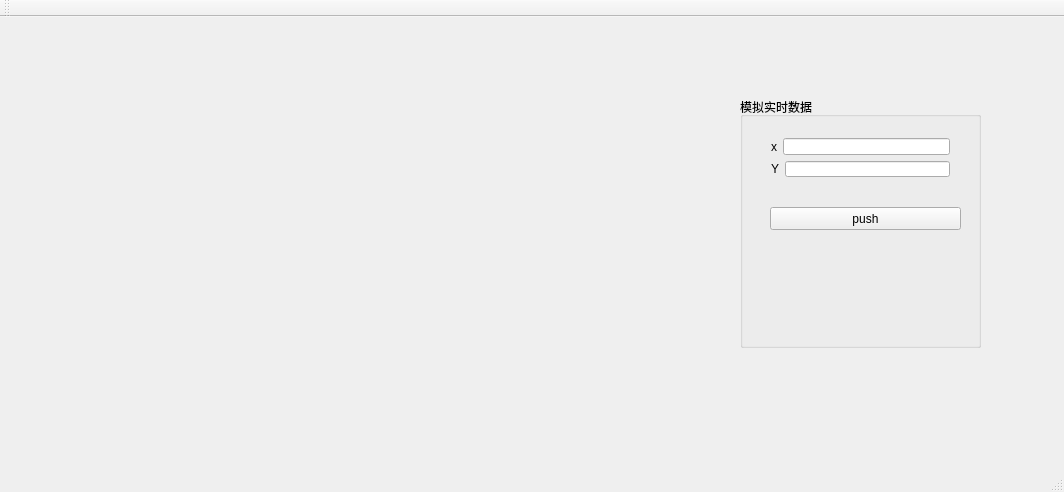
<?xml version="1.0" encoding="UTF-8"?>
<ui version="4.0">
 <class>MainWindow</class>
 <widget class="QMainWindow" name="MainWindow">
  <property name="geometry">
   <rect>
    <x>0</x>
    <y>0</y>
    <width>1064</width>
    <height>492</height>
   </rect>
  </property>
  <property name="windowTitle">
   <string>MainWindow</string>
  </property>
  <widget class="QWidget" name="centralWidget">
   <widget class="QCustomPlot" name="widget" native="true">
    <property name="geometry">
     <rect>
      <x>110</x>
      <y>50</y>
      <width>581</width>
      <height>301</height>
     </rect>
    </property>
   </widget>
   <widget class="QGroupBox" name="groupBox">
    <property name="geometry">
     <rect>
      <x>740</x>
      <y>80</y>
      <width>241</width>
      <height>251</height>
     </rect>
    </property>
    <property name="title">
     <string>模拟实时数据</string>
    </property>
    <widget class="QPushButton" name="pushButton">
     <property name="geometry">
      <rect>
       <x>30</x>
       <y>110</y>
       <width>191</width>
       <height>23</height>
      </rect>
     </property>
     <property name="text">
      <string>push</string>
     </property>
    </widget>
    <widget class="QWidget" name="">
     <property name="geometry">
      <rect>
       <x>20</x>
       <y>30</y>
       <width>201</width>
       <height>61</height>
      </rect>
     </property>
     <layout class="QVBoxLayout" name="verticalLayout">
      <item>
       <layout class="QFormLayout" name="formLayout_2">
        <item row="0" column="0">
         <widget class="QLabel" name="LabelX">
          <property name="styleSheet">
           <string notr="true">font: 14pt &quot;黑体&quot;;</string>
          </property>
          <property name="text">
           <string>x</string>
          </property>
         </widget>
        </item>
        <item row="0" column="1">
         <widget class="QLineEdit" name="LineX"/>
        </item>
       </layout>
      </item>
      <item>
       <layout class="QFormLayout" name="formLayout">
        <item row="0" column="0">
         <widget class="QLabel" name="LabelY">
          <property name="styleSheet">
           <string notr="true">font: 14pt &quot;黑体&quot;;</string>
          </property>
          <property name="text">
           <string>Y</string>
          </property>
         </widget>
        </item>
        <item row="0" column="1">
         <widget class="QLineEdit" name="LineY"/>
        </item>
       </layout>
      </item>
     </layout>
    </widget>
   </widget>
  </widget>
  <widget class="QMenuBar" name="menuBar">
   <property name="geometry">
    <rect>
     <x>0</x>
     <y>0</y>
     <width>1064</width>
     <height>23</height>
    </rect>
   </property>
  </widget>
  <widget class="QToolBar" name="mainToolBar">
   <attribute name="toolBarArea">
    <enum>TopToolBarArea</enum>
   </attribute>
   <attribute name="toolBarBreak">
    <bool>false</bool>
   </attribute>
  </widget>
  <widget class="QStatusBar" name="statusBar"/>
 </widget>
 <layoutdefault spacing="6" margin="11"/>
 <customwidgets>
  <customwidget>
   <class>QCustomPlot</class>
   <extends>QWidget</extends>
   <header location="global">qcustomplot.h</header>
   <container>1</container>
  </customwidget>
 </customwidgets>
 <resources/>
 <connections/>
</ui>
